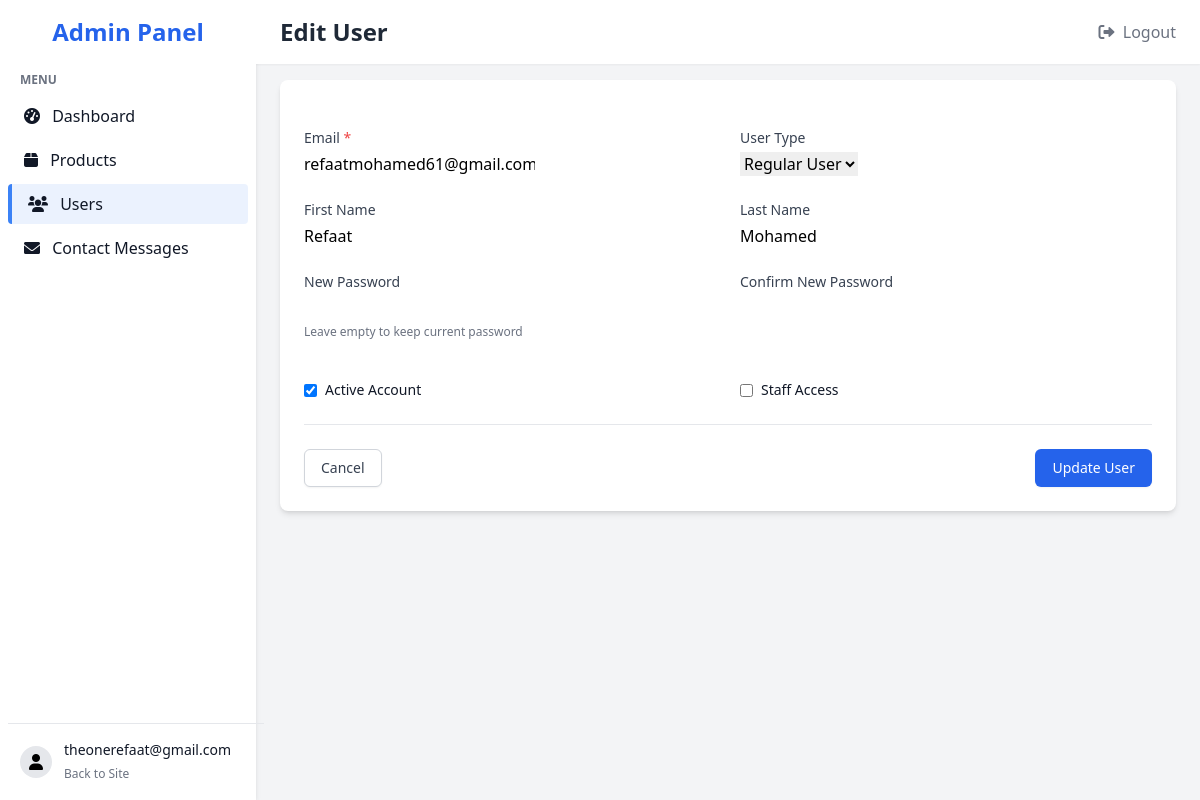
Page /admin-page/users/1/edit/ (signed in) on the committed database.
### accounts/models.py (models this page shows, shortened)
class User(AbstractUser):
    USER_TYPE_CHOICES = (
        ('admin', 'Admin'),
        ('user', 'Regular User'),
    )
    username = None
    email = models.EmailField(_('email address'), unique=True)
    type = models.CharField(max_length=10, choices=USER_TYPE_CHOICES, default='user')
    USERNAME_FIELD = 'email'
    REQUIRED_FIELDS = []
    objects = UserManager()

### admin_panel/views.py (the view)
# urls.py: path('users/<int:pk>/edit/', views.user_edit, name='user_edit'),
@login_required
def user_edit(request, pk):
    user = get_object_or_404(User, pk=pk)
    if request.method == 'POST':
        form = UserEditForm(request.POST, instance=user)
        if form.is_valid():
            form.save()
            messages.success(request, 'User updated successfully.')
            return redirect('admin_panel:user_list')
    else:
        form = UserEditForm(instance=user)
    return render(request, 'admin_panel/user_form.html', {
        'form': form,
        'user_obj': user,
        'title': 'Edit User',
        'submit_text': 'Update User'
    })

### admin_panel/forms.py (shortened to what this page needs)
class UserEditForm(forms.ModelForm):
    password = forms.CharField(required=False, widget=forms.PasswordInput(attrs={'class': 'form-control'}))
    confirm_password = forms.CharField(required=False, widget=forms.PasswordInput(attrs={'class': 'form-control'}))
    class Meta:
        model = User
        fields = ['email', 'first_name', 'last_name', 'type', 'is_active', 'is_staff']
    def __init__(self, *args, **kwargs):
        super().__init__(*args, **kwargs)
        for field in self.fields.values():
            field.widget.attrs.update({'class': 'form-control'})

### cart/context_processors.py (called while the page is built)
def cart_processor(request):
    return {'cart': Cart(request)}

### templates/admin_panel/user_form.html (shortened to what this page needs)
{% extends 'admin_panel/base_admin.html' %}
{% block page_title %}{{ title }}{% endblock %}
{% block content %}
<div class="bg-white shadow-md rounded-lg p-6">
    <form method="POST" class="space-y-6">
        <div class="grid grid-cols-1 md:grid-cols-2 gap-6">
            <div>
                <label for="{{ form.email.id_for_label }}" class="block text-sm font-medium text-gray-700">Email <span class="text-red-500">*</span></label>
                <div class="mt-1">
                    {{ form.email }}
                </div>
            </div>
            <div>
                <label for="{{ form.type.id_for_label }}" class="block text-sm font-medium text-gray-700">User Type</label>
                <div class="mt-1">
                    {{ form.type }}
                </div>
            </div>
            <div>
                <label for="{{ form.first_name.id_for_label }}" class="block text-sm font-medium text-gray-700">First Name</label>
                <div class="mt-1">
                    {{ form.first_name }}
                </div>
            </div>
            <div>
                <label for="{{ form.last_name.id_for_label }}" class="block text-sm font-medium text-gray-700">Last Name</label>
                <div class="mt-1">
                    {{ form.last_name }}
                </div>
            </div>
            <div>
                <label for="{{ form.password.id_for_label }}" class="block text-sm font-medium text-gray-700">New Password</label>
                <div class="mt-1">
                    {{ form.password }}
                </div>
                <p class="mt-1 text-xs text-gray-500">Leave empty to keep current password</p>
            </div>
            <div>
                <label for="{{ form.confirm_password.id_for_label }}" class="block text-sm font-medium text-gray-700">Confirm New Password</label>
                <div class="mt-1">
                    {{ form.confirm_password }}
                </div>
            </div>
            <div>
                <div class="flex items-center mt-4">
                    {{ form.is_active }}
                    <label for="{{ form.is_active.id_for_label }}" class="ml-2 block text-sm text-gray-900">Active Account</label>
                </div>
            </div>
            <div>
                <div class="flex items-center mt-4">
                    {{ form.is_staff }}
                    <label for="{{ form.is_staff.id_for_label }}" class="ml-2 block text-sm text-gray-900">Staff Access</label>
                </div>
            </div>
        </div>
        <div class="flex justify-between pt-6 border-t border-gray-200">
            <a href="{% url 'admin_panel:user_list' %}" class="py-2 px-4 border border-gray-300 rounded-md shadow-sm text-sm font-medium text-gray-700 bg-white hover:bg-gray-50 focus:outline-none focus:ring-2 focus:ring-offset-2 focus:ring-blue-500">
                Cancel
            </a>
            <button type="submit" class="py-2 px-4 border border-transparent rounded-md shadow-sm text-sm font-medium text-white bg-blue-600 hover:bg-blue-700 focus:outline-none focus:ring-2 focus:ring-offset-2 focus:ring-blue-500">
                {{ submit_text }}
            </button>
        </div>
    </form>
</div>
{% endblock %}

### templates/admin_panel/base_admin.html (shortened to what this page needs)
<!DOCTYPE html>
<html lang="en">
<head>
    <script src="https://cdn.tailwindcss.com"></script>
    <link rel="stylesheet" href="https://cdnjs.cloudflare.com/ajax/libs/font-awesome/6.0.0/css/all.min.css">
</head>
<body class="bg-gray-100 min-h-screen flex">
    <div class="bg-white w-64 py-4 px-2 flex-shrink-0 shadow-md">
        <div class="flex justify-center mb-6">
            <a href="{% url 'admin_panel:dashboard' %}" class="text-2xl font-bold text-blue-600">Admin Panel</a>
        </div>
        <div class="mt-6">
            <div class="text-gray-500 text-xs font-semibold px-3 mb-2">MENU</div>
            <ul>
                <li class="mb-1">
                    <a href="{% url 'admin_panel:dashboard' %}" class="{% if request.path == '/admin-page/' %}sidebar-active{% endif %} block px-4 py-2 rounded text-gray-900 hover:bg-blue-50 transition-colors duration-200">
                        <i class="fas fa-tachometer-alt mr-2"></i> Dashboard
                    </a>
                </li>
                <li class="mb-1">
                    <a href="{% url 'admin_panel:product_list' %}" class="{% if '/admin-page/products/' in request.path %}sidebar-active{% endif %} block px-4 py-2 rounded text-gray-900 hover:bg-blue-50 transition-colors duration-200">
                        <i class="fas fa-box mr-2"></i> Products
                    </a>
                </li>
                <li class="mb-1">
                    <a href="{% url 'admin_panel:user_list' %}" class="{% if '/admin-page/users/' in request.path %}sidebar-active{% endif %} block px-4 py-2 rounded text-gray-900 hover:bg-blue-50 transition-colors duration-200">
                        <i class="fas fa-users mr-2"></i> Users
                    </a>
                </li>
                <li class="mb-1">
                    <a href="{% url 'admin_panel:contact_list' %}" class="{% if '/admin-page/contacts/' in request.path %}sidebar-active{% endif %} block px-4 py-2 rounded text-gray-900 hover:bg-blue-50 transition-colors duration-200">
                        <i class="fas fa-envelope mr-2"></i> Contact Messages
                    </a>
                </li>
            </ul>
        </div>
        <div class="mt-auto px-3 py-4 border-t absolute bottom-0 w-64">
            <div class="flex items-center">
                <div class="flex-shrink-0">
                    <span class="inline-block h-8 w-8 rounded-full bg-gray-200 text-center leading-8">
                        <i class="fas fa-user"></i>
                    </span>
                </div>
                <div class="ml-3">
                    <p class="text-sm font-medium text-gray-900">{{ request.user.get_full_name|default:request.user.email }}</p>
                    <a href="{% url 'products:index' %}" class="text-xs text-gray-500 hover:text-blue-600">
                        Back to Site
                    </a>
                </div>
            </div>
        </div>
    </div>
    <div class="flex-1 flex flex-col overflow-hidden">
        <header class="bg-white shadow-sm h-16 flex items-center">
            <div class="flex justify-between items-center w-full px-6">
                <h1 class="text-2xl font-semibold text-gray-800">{% block page_title %}Dashboard{% endblock %}</h1>
                <div>
                    <form method="POST" action="{% url 'logout' %}" class="inline-form">
                        <button type="submit" class="text-gray-500 hover:text-gray-700">
                            <i class="fas fa-sign-out-alt mr-1"></i> Logout
                        </button>
                    </form>
                </div>
            </div>
        </header>
        <main class="flex-1 overflow-y-auto px-6 py-4">
            {% block content %}{% endblock %}
        </main>
    </div>
</body>
</html>

### templates/admin_panel/base_admin.html (style rules this page uses)
.sidebar-active { background-color: rgba(59, 130, 246, 0.1); border-left: 4px solid #3b82f6; }

### rows in the picture
User: user.get_full_name "theonerefaat@gmail.com"
User: email "refaatmohamed61@gmail.com", type "Regular User", first_name "Refaat", last_name "Mohamed", is_active "☑"

### other values in the picture
{{ title }} "Edit User"
{{ submit_text }} "Update User"
